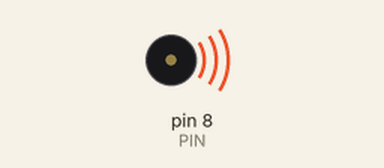
The sketch below on a simulated Arduino Uno, built with avr-gcc and run on an emulated ATmega328P. Parts: buzzer (waves = sounding).

Above: at 0.1 s.
At 7.1 s:
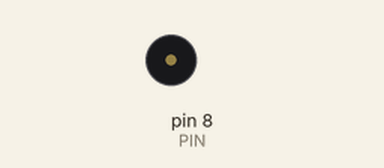
Timing chart, 0 to 8.6 s (numbered marks = the images above):
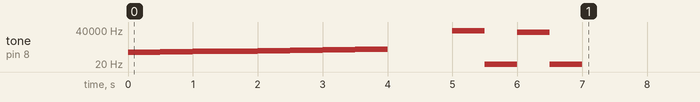

The sketch:

12.Sound_Buzzer_Melody_Basic.ino
```cpp
// const : 절대 상수(변경 X)
const int PIN = 8;
const int melody[] = {
  // 도, 레, 미, 파, 솔, 라, 시, 도
  262, 294, 330, 349, 392, 440, 494, 523
};
int DELAY = 500;

void setup() {
  // put your setup code here, to run once:
  for(int i = 0; i < sizeof(melody); i++) {
    tone(PIN, melody[i], 500);
    delay(DELAY);
  }
}

void loop() {
  // put your main code here, to run repeatedly:

}
```
